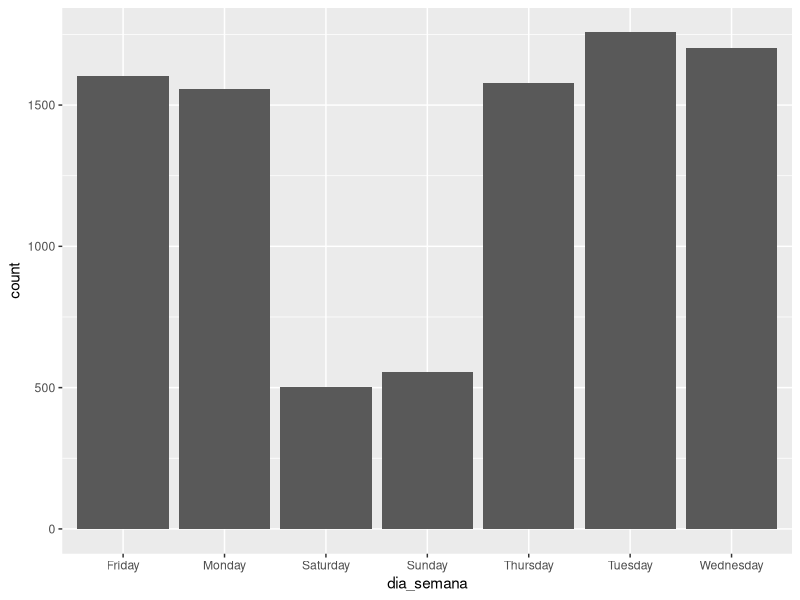
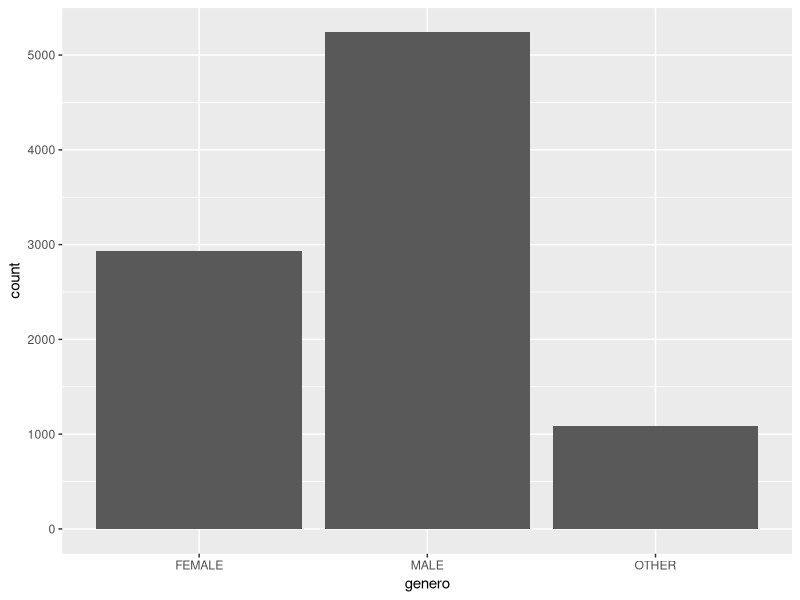

Write the R code that produced these figures, in order.
require(tidyverse)

df_bici = read_csv('Data/Bicis_limpio.csv')
View(df_bici)


#Que dias son los que la gente mayormente anda en bici?
df_bici %>%
  mutate(dia_semana = weekdays(fecha_origen_recorrido)) %>%
  ggplot(aes(x=dia_semana)) +
  geom_bar()
#Los dias de semana suelen tener mayor trafico

#Los hombres conducen mas que las mujeres?
df_bici %>%
  ggplot(aes(x=genero)) +
  geom_bar()
#clara diferencia entre los dos

df_clima = read_csv('Data/Clima_limpio.csv')



View(df_clima)


summary(df_bici)